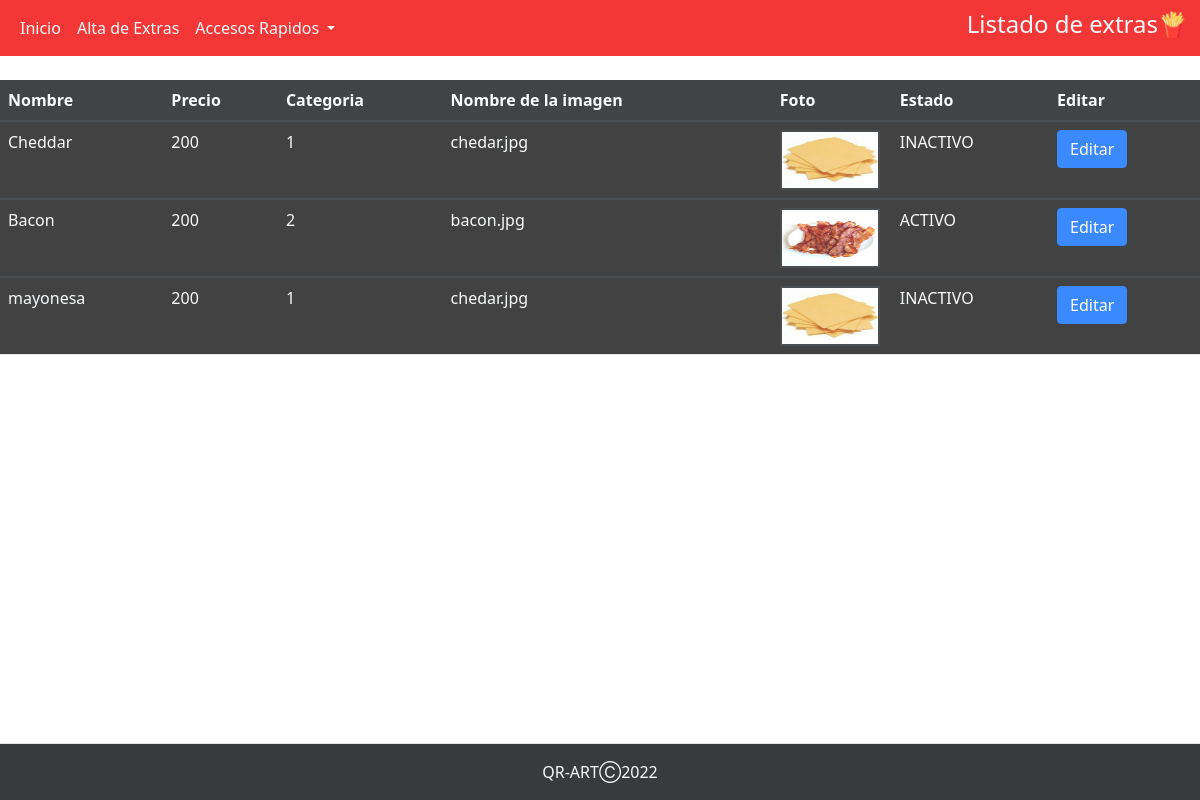
/perfiles/perfil_admin/abm_extras/modificacion_extra.php, run on an earlier commit of the app's database.
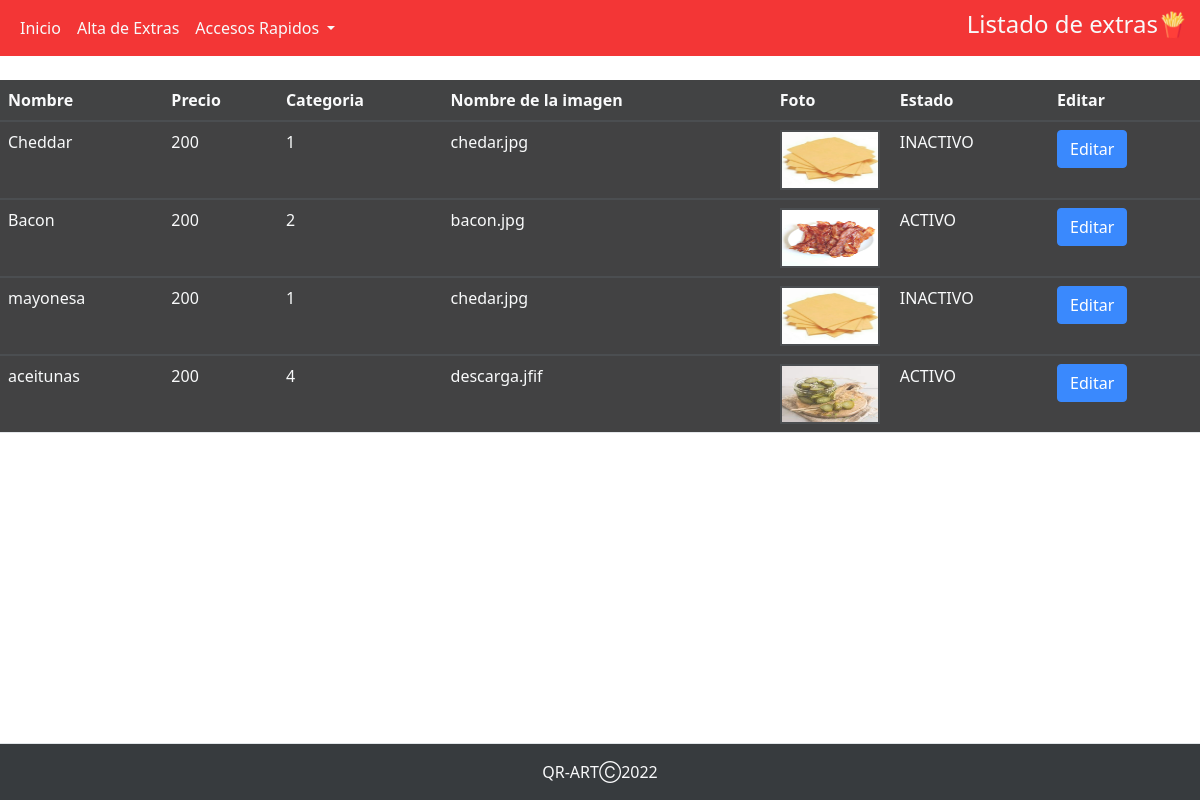
And on a later commit of the database.
### tables this page shows
CREATE TABLE `extra` (
  `cod_extra` int(6) NOT NULL,
  `categ_extra` text NOT NULL,
  `nombre_extra` text NOT NULL,
  `precio_extra` decimal(11,0) NOT NULL,
  `foto_extra` text NOT NULL,
  `estado_extra` tinyint(1) NOT NULL
);

### perfiles/perfil_admin/abm_extras/modificacion_extra.php (the view, shortened to what this page needs)
<?php
$conexion=mysqli_connect("localhost","root","","qr_art");
?>
<!DOCTYPE html>
<html lang="en">
<head>
    <link rel="stylesheet" href="https://cdnjs.cloudflare.com/ajax/libs/twitter-bootstrap/5.1.3/css/bootstrap.min.css">
    <link rel="stylesheet" href="https://cdn.datatables.net/1.12.1/css/dataTables.bootstrap5.min.css">
    <link rel="stylesheet " href="../../../assets/nav.css">
    <link rel="stylesheet " href="../../../assets/backp.css">
    <link rel="stylesheet " href="../../../assets/table.css">
</head>
<body>
<nav class="navbar navbar-expand-lg">
  <div class="container-fluid">
    <div class="collapse navbar-collapse" id="navbarSupportedContent">
      <ul class="navbar-nav me-auto mb-2 mb-lg-0">
        <li class="nav-item">
          <a class="nav-link active text-light" aria-current="page" href="../perfil_admin.php">Inicio</a>
        </li>
        <li class="nav-item">
          <a class="nav-link text-light" href="./alta_extra.php">Alta de Extras</a>
        </li>
        <li class="nav-item dropdown">
          <a class="nav-link dropdown-toggle text-light" href="#" id="navbarDropdown" role="button" data-bs-toggle="dropdown" aria-expanded="false">
            Accesos Rapidos
          </a>
        </li>
      </ul>
      <h4 class="text-sm-center text-light">Listado de extras🍟</h4>
    </div>
  </div>
</nav>
  <br>
  <table id="extra" name="extra" class="table table-striped" style="width:100%">
        <thead>
            <tr class="text-light">
                <th class="text-light">Nombre</th>
                <th class="text-light">Precio</th>
                <th class="text-light">Categoria</th>
                <th class="text-light">Nombre de la imagen</th>
                <th class="text-light">Foto</th>
                <th class="text-light">Estado</th>
                <th class="text-light">Editar</th>
            </tr>
        </thead>
        <?php
        $sql="SELECT * from extra";
        $result=mysqli_query($conexion, $sql);
        while($mostrar=mysqli_fetch_array($result)){
        ?>
        <tbody>
            <tr>
                <td class="text-light"><?php echo $mostrar['nombre_extra'] ?></td>
                <td class="text-light"><?php echo $mostrar['precio_extra'] ?></td>
                <td class="text-light"><?php echo $mostrar['categ_extra'] ?></td>
                <td class="text-light"><?php echo $mostrar['foto_extra'] ?></td>
                <td style="width: 10%;"><img id="image" name="image" style="border: 2px solid ; width: 100px; height: 60px;" alt="" src="<?php echo "../../../imagenes/extras/".$mostrar['foto_extra'] ?>"></td>
                <td class="text-light"><?php if($mostrar['estado_extra'] == 0){echo "INACTIVO";}else{echo "ACTIVO";} ?></td>
                <td>
                <a class= "btn btn-primary" href="actualizar_extras.php?id=<?php echo $mostrar['cod_extra']?>" class="table__item__link" >Editar</a>
                </td>
            </tr>
        </tbody>
        <?php
        }
        ?>
    </table>
<footer class="py-3 mt-5 border-top bg-dark fixed-bottom">
            <p class="col-md-12 mb-0 text-light text-center">QR-ARTⒸ2022</p>
    </footer>
</body>
</html>

### assets/nav.css (style rules this page uses)
.navbar-expand-lg { background-color: #f00f0fee; }

### assets/backp.css (style rules this page uses)
* { margin: 0; padding: 0; }
body { background-image: url('../assets/img/20.jpg'); background-repeat: no-repeat; background-size: cover; opacity: 0.9; width: calc((100%/3)-10px); }

### assets/table.css (style rules this page uses)
table { background-color: rgb(23, 24, 25); opacity: 0.9; margin-bottom: 40rem; }

What changed in the data, as far as the page shows it:
added extra: nombre_extra "aceitunas", precio_extra "200", categ_extra "4", foto_extra "descarga.jfif", foto_extra (picture), estado_extra "ACTIVO"
